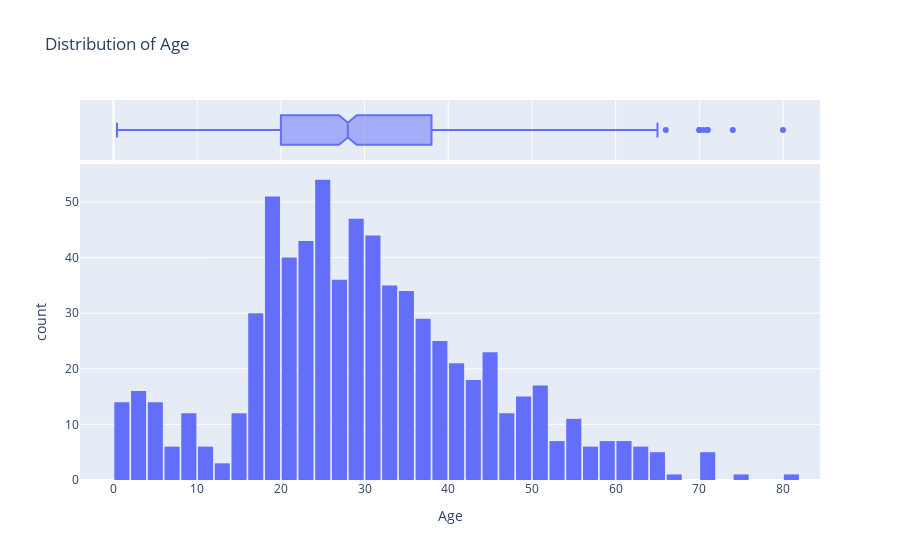

Notebook cell for this chart:
### Code cell
fig_age = px.histogram(train_data,
                       marginal='box',
                       x='Age',
                       nbins=47,
                       title='Distribution of Age')
fig_age.update_layout(bargap=0.1)
fig_age.show()

### Figure 1 — Plotly figure (JSON) as saved in the notebook; plotly's stock layout.template omitted (floating-point values rounded to 4 significant figures; data arrays with more than 128 entries replaced by an {"elided": "..."} marker saying what was removed)
{"data": [{"bingroup": "x", "hovertemplate": "Age=%{x}<br>count=%{y}<extra></extra>", "legendgroup": "", "marker": {"color": "#636efa", "pattern": {"shape": ""}}, "name": "", "nbinsx": 47, "orientation": "v", "showlegend": false, "type": "histogram", "x": {"elided": "891 float values"}, "xaxis": "x", "yaxis": "y"}, {"hovertemplate": "Age=%{x}<extra></extra>", "legendgroup": "", "marker": {"color": "#636efa"}, "name": "", "notched": true, "showlegend": false, "type": "box", "x": {"elided": "891 float values"}, "xaxis": "x2", "yaxis": "y2"}], "layout": {"bargap": 0.1, "barmode": "relative", "legend": {"tracegroupgap": 0}, "title": {"text": "Distribution of Age"}, "xaxis": {"anchor": "y", "domain": [0, 1], "title": {"text": "Age"}}, "xaxis2": {"anchor": "y2", "domain": [0, 1], "matches": "x", "showgrid": true, "showticklabels": false}, "yaxis": {"anchor": "x", "domain": [0, 0.8316], "title": {"text": "count"}}, "yaxis2": {"anchor": "x2", "domain": [0.8416, 1], "matches": "y2", "showgrid": false, "showline": false, "showticklabels": false, "ticks": ""}}}
